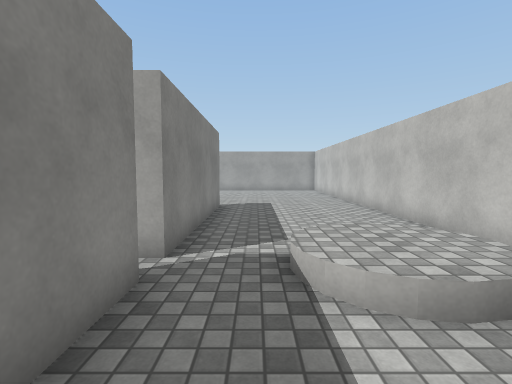
view 1 (above)

23 first-person views from a walk through a scene from a Unity 3-D project. The camera is 1.4 m above the floor, tilts 4° down and sees 85° across. The floor is counted in squares, 1 m on a side. Each view is taken from the middle of a square. On the plan, view 1 faces up. The plan holds only what a view shows up to about 14 squares ahead; the rest is blank. The player is left out. Surface patterns are stand-ins for the level's own textures.

view 2
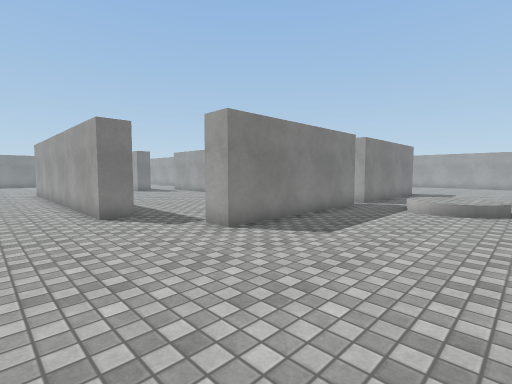

view 3
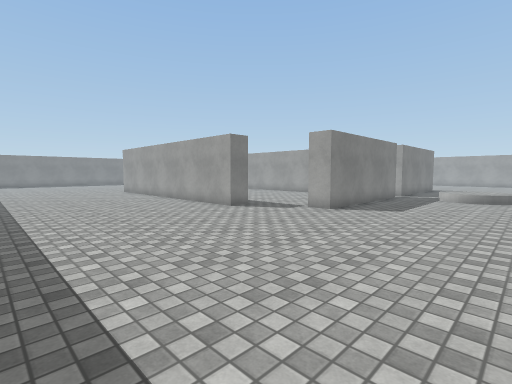

view 4
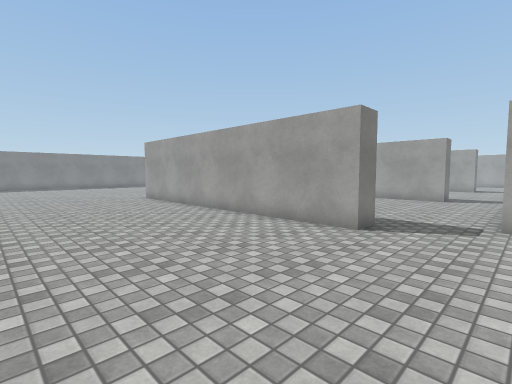

view 5
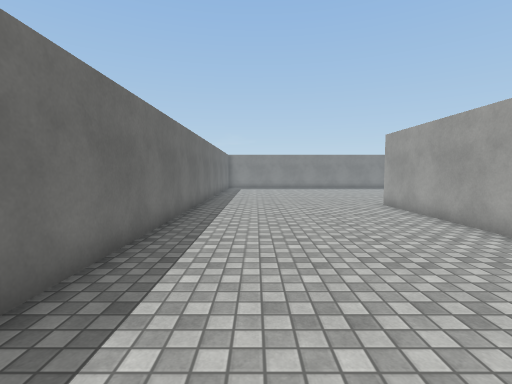

view 6
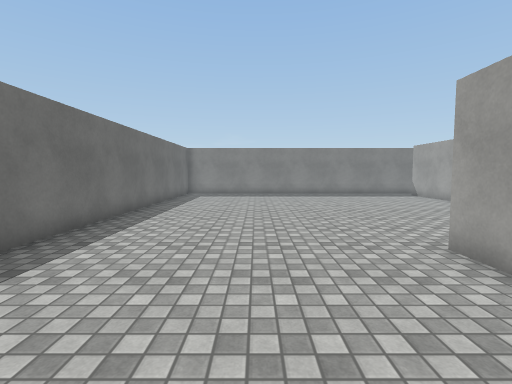

view 7
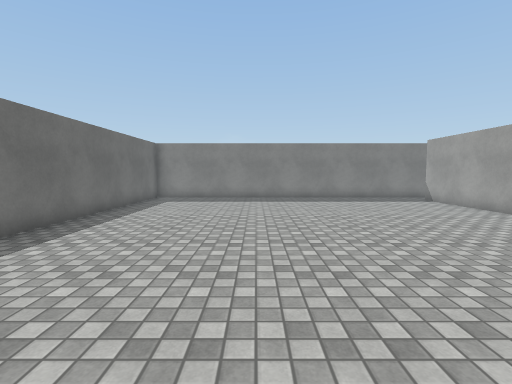

view 8
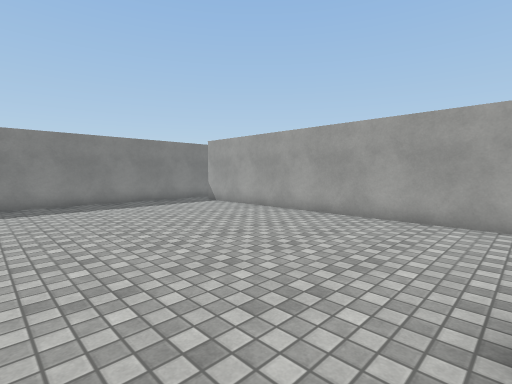

view 9
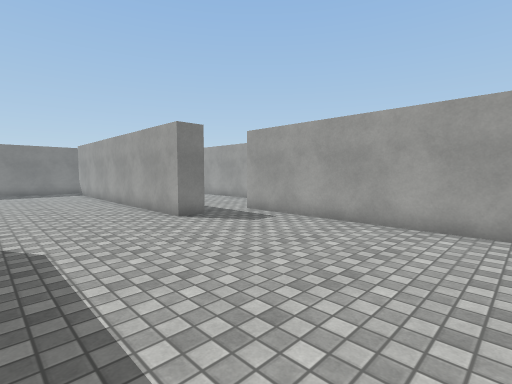

view 10
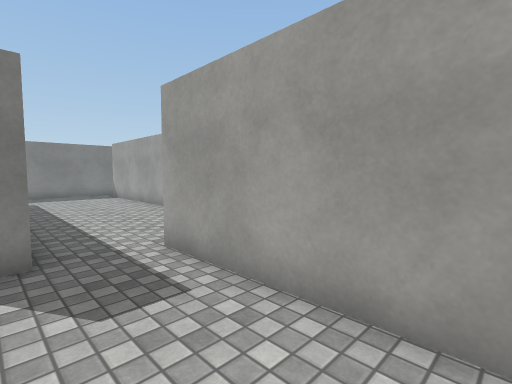

view 11
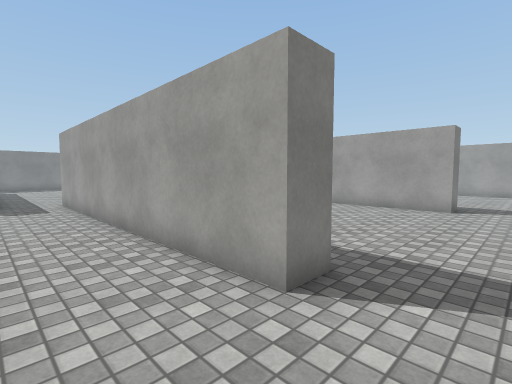

view 12
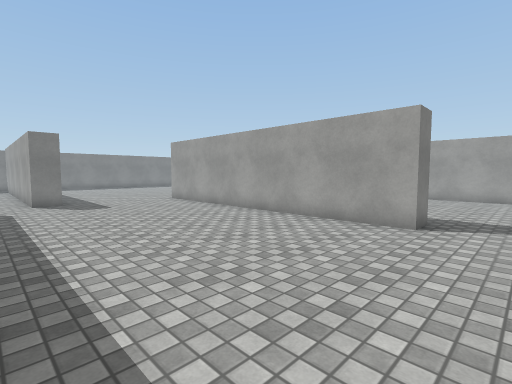

view 13
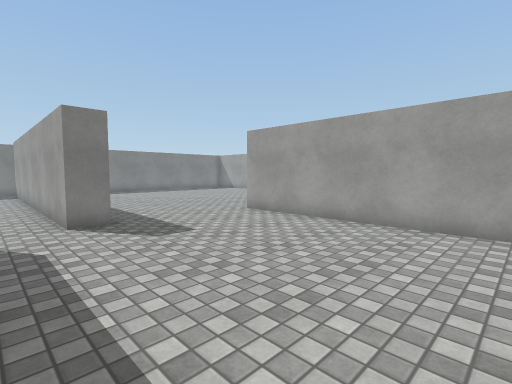

view 14
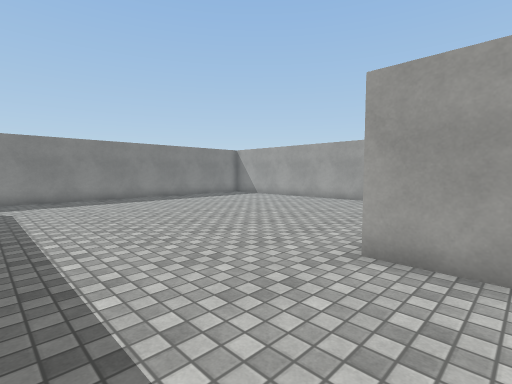

view 15
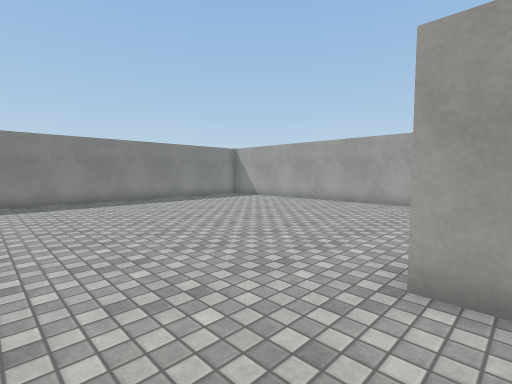

view 16
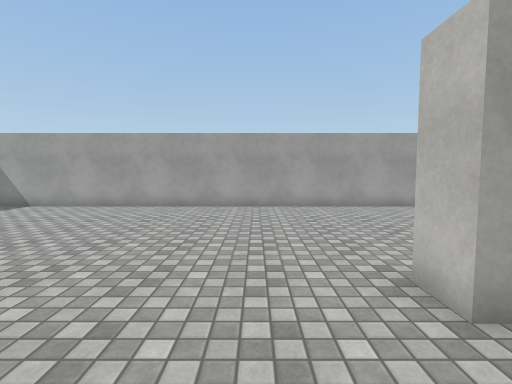

view 17
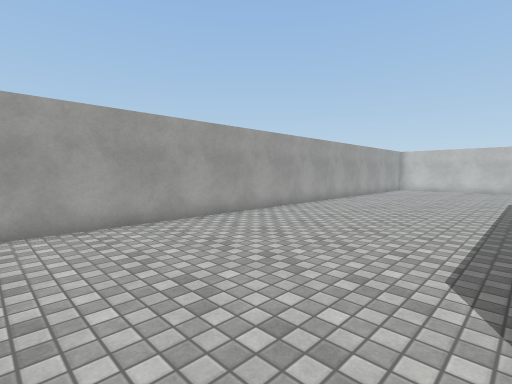

view 18
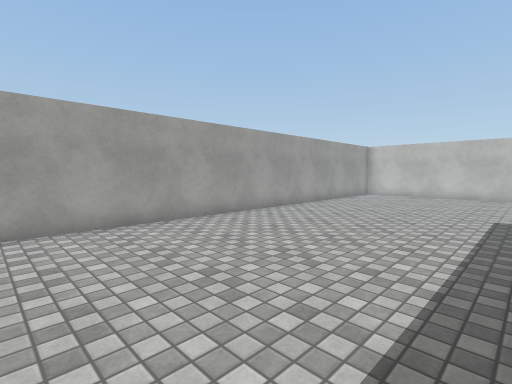

view 19
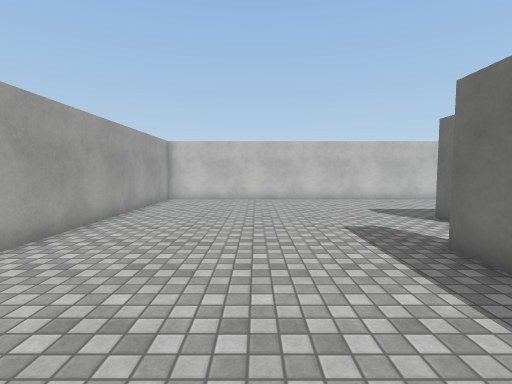

view 20
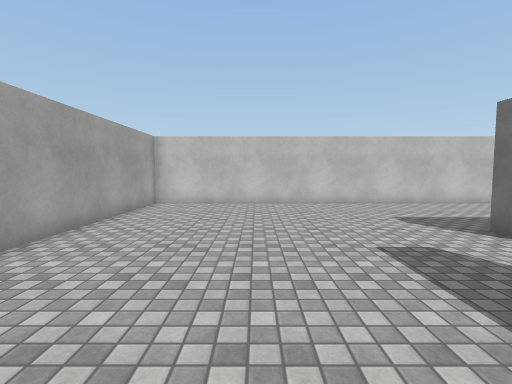

view 21
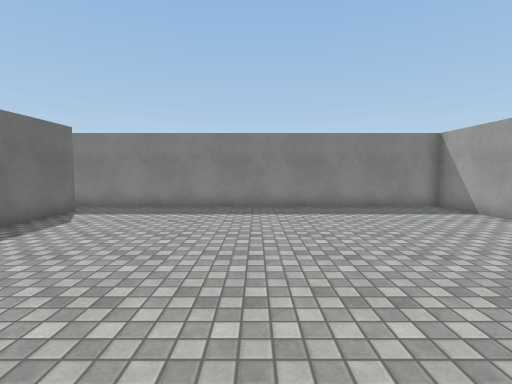

view 22
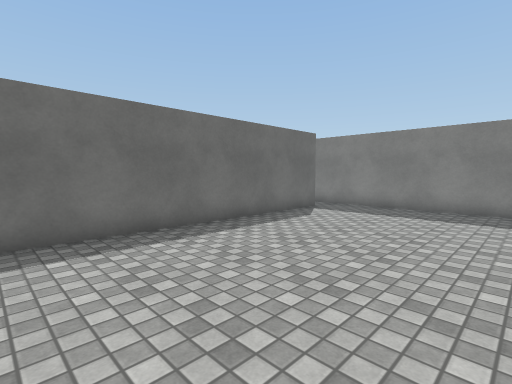

view 23
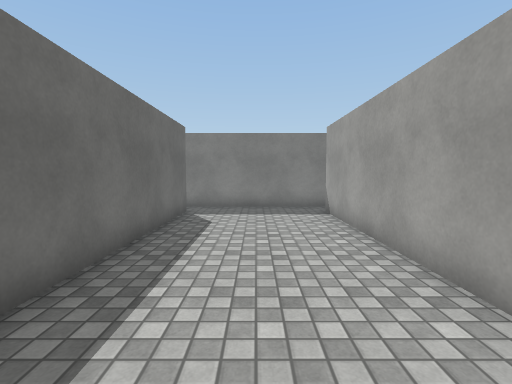

### Floor plan
Points are (right, up) in squares from view 1. A wall is a line through its corners. A room is listed if a view was taken in it or the views show most of it. See-through windows are left out.
Room 1 (views 1, 2, 3, 4, 5, 6, 7, 8, 9, 10, 11, 12, 13, 14, 15, 16, 17, 18, 19, 20, 21, 22)
walls: (-17, 1.6) (-17, 0.5) (-29, 0.5); (-17, 7.6) (-17, 6.5) (-18.5, 6.5); (-5, 4.6) (-5, 3.5) (-17, 3.5); (-5, -4.4) (-5, -5.5) (-17, -5.5); (-1.5, 3.5) (-1.5, -3.5) (-2.5, -3.5); (-6.2, 13.5) (-5, 13.5) (-5, 12.5) (-17, 12.5) (-17, 13.5); (-2.2, 11.5) (-1.5, 11.5) (-1.5, 4.5) (-2, 4.5); (4.5, 4.8) (4.5, 21.5) (-30.5, 21.5) (-30.5, 7.6); (-29.1, 7.5) (-19.2, 7.5); (-30.5, -1.6) (-30.5, -7.5); (-29.1, -13.5) (-7.6, -13.5)
ways out: opening at (-30, 1) to room 2; opening at (-30, 7) to room 2; opening at (-18.6, 4) to room 2
Room 2 (view 23)
walls: (-29, 1.5) (-21.6, 1.5); (-18.5, 6.5) (-29, 6.5); (-30.5, 7.6) (-30.5, 1.1)
ways out: opening at (-30, 1) to room 1; opening at (-30, 7) to room 1; opening at (-18.6, 4) to room 1

Where each view was taken, in squares from view 1:
view 1: 0 up, 0 right, facing up
view 2: 8 down, 4 right, facing up-left
view 3: 13 down, 4 right, facing up-left
view 4: 12 down, 2 left, facing up-left
view 5: 11 down, 5 left, facing left
view 6: 9 down, 12 left, facing left
view 7: 8 down, 15 left, facing left
view 8: 8 down, 17 left, facing up-left
view 9: 4 down, 9 left, facing up-left
view 10: 1 up, 12 left, facing up-left
view 11: 1 up, 3 left, facing up-left
view 12: 5 up, 3 left, facing up-left
view 13: 5 up, 9 left, facing up-left
view 14: 8 up, 15 left, facing up-left
view 15: 9 up, 16 left, facing up-left
view 16: 10 up, 19 left, facing up
view 17: 14 up, 19 left, facing up-right
view 18: 14 up, 13 left, facing up-right
view 19: 17 up, 10 left, facing right
view 20: 17 up, 8 left, facing right
view 21: 14 up, 19 left, facing left
view 22: 14 up, 19 left, facing down-left
view 23: 4 up, 19 left, facing left
